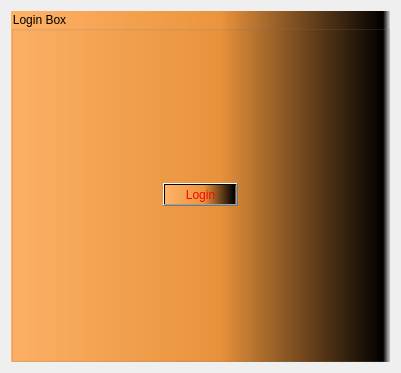
<?xml version="1.0" encoding="UTF-8"?>
<ui version="4.0">
 <class>Login</class>
 <widget class="QDialog" name="Login">
  <property name="geometry">
   <rect>
    <x>0</x>
    <y>0</y>
    <width>401</width>
    <height>373</height>
   </rect>
  </property>
  <property name="windowTitle">
   <string>로그인</string>
  </property>
  <layout class="QGridLayout" name="gridLayout">
   <item row="0" column="0">
    <widget class="QGroupBox" name="groupBox">
     <property name="styleSheet">
      <string notr="true">background-color: qlineargradient(spread:pad, x1:0, y1:0, x2:1, y2:0, stop:0 rgba(255, 178, 102, 255), stop:0.55 rgba(235, 148, 61, 255), stop:0.98 rgba(0, 0, 0, 255), stop:1 rgba(0, 0, 0, 0))</string>
     </property>
     <property name="title">
      <string>Login Box</string>
     </property>
     <layout class="QVBoxLayout" name="verticalLayout_2" stretch="0">
      <item>
       <layout class="QVBoxLayout" name="verticalLayout">
        <item alignment="Qt::AlignHCenter|Qt::AlignVCenter">
         <widget class="QPushButton" name="login_btn">
          <property name="styleSheet">
           <string notr="true">background-color:  ;
color: rgb(255, 0, 0);
font: 16pt &quot;맑은 고딕&quot;;</string>
          </property>
          <property name="text">
           <string>Login</string>
          </property>
         </widget>
        </item>
       </layout>
      </item>
     </layout>
    </widget>
   </item>
  </layout>
 </widget>
 <resources/>
 <connections/>
</ui>
